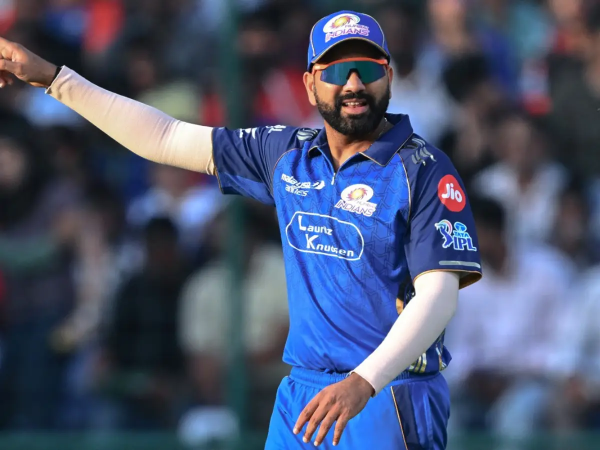
#> input picture known faces/Rohit.png, 1200 x 900 px (shown at 1/2 size); its folder holds only this picture in this run
$ python main.py
#> lines starting #> are read from the running program, lines starting #| are printed output that depends on the picture
import cv2
import os
import numpy as np
folder = "known faces"
faces = []
labels=[]
names={}

detector = cv2.CascadeClassifier(
    cv2.data.haarcascades + "haarcascade_frontalface_default.xml"
)
label_id=0
for filename in os.listdir(folder):
    path = os.path.join(folder, filename)
    image= cv2.imread(path)
#> image is the input picture: shape (900, 1200, 3); mean B, G, R 111, 84.8, 75.6
    if image is None:
        continue
    gray= cv2.cvtColor(image, cv2.COLOR_BGR2GRAY)
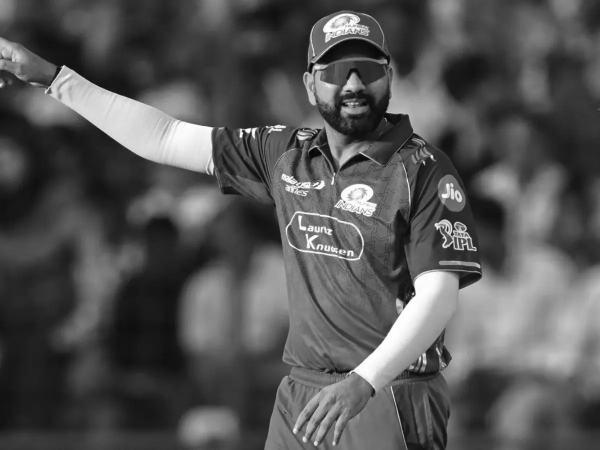
#> gray: shape (900, 1200) (shown at 1/2 size); min 0, max 255, mean 85.1
    detected = detector.detectMultiScale(gray, 1.3, 5)
#> detected = ()

    if len(detected)==0:
        continue
    x,y,w,h = detected[0]
    face = cv2.resize(gray[y:y+h, x:x+w], (200,200))
    faces.append(face)
    labels.append(label_id)
    names[label_id] = os.path.splitext(filename)[0].replace("_", " ")
    label_id +=1
if not faces:
    print("No faces found in the dictionary ,buddy!")
    raise SystemExit
#> (the program exits here)
